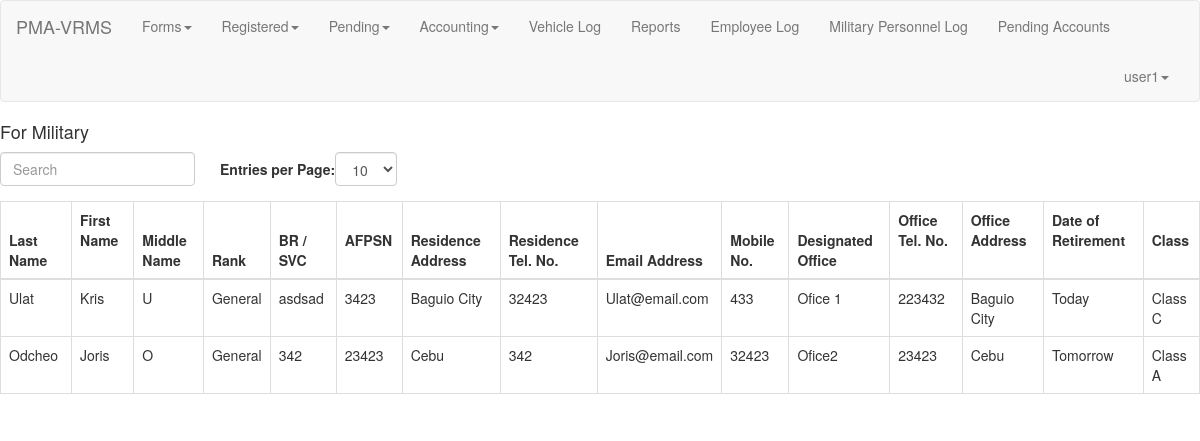
/pma-vrmsAdmin/accountingMilitary.php (signed in), run on the app's committed database.
### tables this page shows
CREATE TABLE IF NOT EXISTS `form2_militarypd` (
  `m_militaryId` int(11) NOT NULL AUTO_INCREMENT,
  `m_profile` mediumblob NOT NULL,
  `m_lastname` varchar(60) NOT NULL,
  `m_firstname` varchar(60) NOT NULL,
  `m_middlename` varchar(60) NOT NULL,
  `m_rank` varchar(60) NOT NULL,
  `m_brSvc` varchar(60) NOT NULL,
  `m_afpsn` varchar(60) NOT NULL,
  `m_residenceAddress` varchar(60) NOT NULL,
  `m_residenceTelNo` varchar(60) NOT NULL,
  `m_emailAddress` varchar(60) NOT NULL,
  `m_mobileNo` varchar(60) NOT NULL,
  `m_designatedOffice` varchar(60) NOT NULL,
  `m_officeTelNo` varchar(60) NOT NULL,
  `m_officeAddress` varchar(60) NOT NULL,
  `m_retirementDate` varchar(60) NOT NULL,
  `m_class` varchar(10) NOT NULL,
  `m_submitted_requirements` varchar(255) NOT NULL,
  `m_status` varchar(255) NOT NULL,
  `m_vehicle_id` int(11) NOT NULL,
  PRIMARY KEY (`m_militaryId`)
);

### pma-vrmsAdmin/login/session.php (called while the page is built, shortened)
<?php
	$dbc = mysqli_connect('localhost', 'root', '', 'pma-vrms');
	$user_check = $_SESSION['login_user'];
	$query = "SELECT username from admin_users
				WHERE username='$user_check'";
	$result = mysqli_query($dbc, $query)
				or die('Error querying database.');
	$row = mysqli_fetch_assoc($result);
	$login_session = $row['username'];
?>

### pma-vrmsAdmin/logic/registered_logic.php (called while the page is built, shortened)
<?php
	require_once('db/database.php');
	$database = new Database();
	$query = 'SELECT * FROM form1_applicantpd';
	$database->execute($query);
	$query = 'SELECT * FROM form2_militarypd';
	$database->execute($query);
	$militarys = array();
?>

### pma-vrmsAdmin/db/database.php (called while the page is built, shortened)
<?php
	class Database{
		private $database;
		private function connect(){
			$host			= 'localhost';
			$username		= 'root';
			$password		= '';
			$database_name	= 'pma-vrms';
			$port			= 3306;
			$this->database = mysqli_connect($host, $username, $password, $database_name, $port);
		}
		public function execute($query){
			$this->result = mysqli_query($this->database, $query) OR die('Error database');
		}
	}
?>

### pma-vrmsAdmin/accountingMilitary.php (the view, shortened to what this page needs)
<?php
	include('login/session.php');
?>
<!DOCTYPE html>
<html>
<head>
	<link rel="stylesheet" href="bootstrap/css/bootstrap.min.css">
	<link rel="stylesheet" href="bootstrap/css/font-awesome.min.css">
	<link rel="stylesheet" href="bootstrap/css/jquery.bdt.css">
	<link rel="stylesheet" type="text/css" href="css/fieldset.css">
</head>
	<body>
		<?php include('header/header.php'); ?>
		<?php include('logic/registered_logic.php'); ?>
		<h4>For Military</h4>
		<div class="'container">
			<div class="row">
				<div class="col-md-12">
					<table class="table table-bordered table-hover" id="bootstrap-table">
						<thead>
							<th>Last Name</th>
							<th>First Name</th>
							<th>Middle Name</th>
							<th>Rank</th>
							<th>BR / SVC</th>
							<th>AFPSN</th>
							<th>Residence Address</th>
							<th>Residence Tel. No.</th>
							<th>Email Address</th>
							<th>Mobile No.</th>
							<th>Designated Office</th>
							<th>Office Tel. No.</th>
							<th>Office Address</th>
							<th>Date of Retirement</th>
							<th>Class</th>
						</thead>
						<tbody>
							<?php
								foreach ($militarys as $key => $military) {
									echo <<<DATA
										<tr id='military_$key'>
											<td style='display:none'>$military[m_militaryId]</td>
											<td>$military[m_lastname]</td>
											<td>$military[m_firstname]</td>
											<td>$military[m_middlename]</td>
											<td>$military[m_rank]</td>
											<td>$military[m_brSvc]</td>
											<td>$military[m_afpsn]</td>
											<td>$military[m_residenceAddress]</td>
											<td>$military[m_residenceTelNo]</td>
											<td>$military[m_emailAddress]</td>
											<td>$military[m_mobileNo]</td>
											<td>$military[m_designatedOffice]</td>
											<td>$military[m_officeTelNo]</td>
											<td>$military[m_officeAddress]</td>
											<td>$military[m_retirementDate]</td>
											<td>$military[m_class]</td>
										</tr>
DATA;
								}
							?>
						</tbody>
					</table>
				</div>
			</div>
		</div>
	</body>
</html>

### pma-vrmsAdmin/header/header.php (shortened to what this page needs)
<nav class="navbar navbar-default">
	<div class="container-fluid">
		<div class="navbar-header">
			<a class="navbar-brand" href="index.php">PMA-VRMS</a>
		</div>
		<ul class="nav navbar-nav">
			<li class="drop-down">
				<a class="drop-down toggle" data-toggle="dropdown" href="#">Forms<span class="caret"></span></a>
			</li>
			<li class="drop-down">
				<a class="drop-down toggle" data-toggle="dropdown" href="#">Registered<span class="caret"></span></a>
			</li>
			<li>
				<a class="drop-down toggle" data-toggle="dropdown" href="#">Pending<span class="caret"></span></a>
			</li>
			<li>
				<a class="drop-down toggle" data-toggle="dropdown" href="#">Accounting<span class="caret"></span></a>
			</li>
			<li><a href="vehicleLog.php">Vehicle Log</a></li>
			<li><a href="reports.php">Reports</a></li>
			<li><a href="login/logbook_page.php">Employee Log</a></li>
			<li><a href="militaryPersonnelLog.php">Military Personnel Log</a></li>
			<li><a href="login/pending_accounts_page.php">Pending Accounts</a></li>
		</ul>
		<ul class="nav navbar-nav pull-right">
			<li class="drop-down">
				<a class="drop-down toggle" data-toggle="dropdown" href=""><?php echo $login_session; ?><span class="caret"></span></a>
			</li>
		</ul>
	</div>
</nav>

### data on the page
form2_militarypd: m_lastname "Ulat", m_firstname "Kris", m_middlename "U", m_rank "General", m_brSvc "asdsad", m_afpsn "3423", m_residenceAddress "Baguio City", m_residenceTelNo "32423", m_emailAddress "Ulat@email.com", m_mobileNo "433", m_designatedOffice "Ofice 1", m_officeTelNo "223432", m_officeAddress "Baguio City", m_retirementDate "Today", m_class "Class C"
form2_militarypd: m_lastname "Odcheo", m_firstname "Joris", m_middlename "O", m_rank "General", m_brSvc "342", m_afpsn "23423", m_residenceAddress "Cebu", m_residenceTelNo "342", m_emailAddress "Joris@email.com", m_mobileNo "32423", m_designatedOffice "Ofice2", m_officeTelNo "23423", m_officeAddress "Cebu", m_retirementDate "Tomorrow", m_class "Class A"

### other printed values
$login_session "user1"
